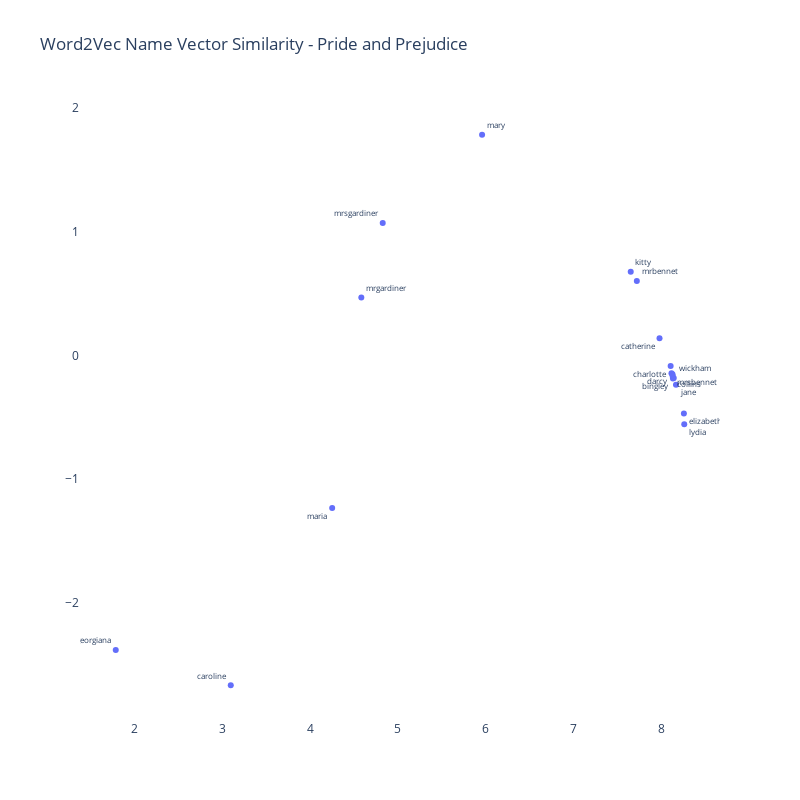

Write notebook code for a chart like this one.
### Markdown cell above
#### Plot flattened embeddings for Pride and Prejudice

### Code cell
character_list_PP = [x.lower() for x in character_list_PP]

df_PP = w2v_df_PP[w2v_df_PP['label'].isin(character_list_PP)]


text_pos_PP = [x for x in np.random.choice(['top left', 
                                         'bottom left',
                                         'top right',
                                         'bottom right'], 
                                          len(df_PP),
                                          p=[.2,.3,.3,.2])]


trace_PP = go.Scatter(x=df_PP['x'],
                   y=df_PP['y'],
                   mode='markers+text', 
                   textposition=text_pos_PP,
                   text=df_PP['label'],
                   textfont=dict(size=8),
                   hoverinfo='text')



fig = go.Figure([trace_PP])

fig.update_layout(go.Layout(
    title='Word2Vec Name Vector Similarity - Pride and Prejudice',
    ),
    hovermode='closest',
    plot_bgcolor='white',
    paper_bgcolor='white',
    width=800,
    height=800
)

### Figure 1 — Plotly figure (JSON) as saved in the notebook; plotly's stock layout.template omitted (floating-point values rounded to 4 significant figures)
{"data": [{"hoverinfo": "text", "mode": "markers+text", "text": ["mrbennet", "bingley", "elizabeth", "jane", "lydia", "mrsbennet", "kitty", "mary", "darcy", "catherine", "maria", "charlotte", "caroline", "collins", "wickham", "georgiana", "mrgardiner", "mrsgardiner"], "textfont": {"size": 8}, "textposition": ["top right", "bottom left", "bottom right", "bottom right", "bottom right", "bottom right", "top right", "top right", "bottom left", "bottom left", "bottom left", "bottom left", "top left", "bottom right", "top right", "top left", "top right", "top left"], "type": "scatter", "x": [7.72, 8.131, 8.255, 8.165, 8.259, 8.126, 7.65, 5.958, 8.114, 7.978, 4.252, 8.104, 3.098, 8.127, 8.14, 1.789, 4.584, 4.828], "y": [0.6006, -0.1881, -0.4702, -0.2374, -0.5576, -0.1521, 0.6752, 1.782, -0.1445, 0.1369, -1.234, -0.08718, -2.665, -0.1672, -0.1835, -2.38, 0.4676, 1.068]}], "layout": {"height": 800, "hovermode": "closest", "paper_bgcolor": "white", "plot_bgcolor": "white", "title": {"text": "Word2Vec Name Vector Similarity - Pride and Prejudice"}, "width": 800}}
